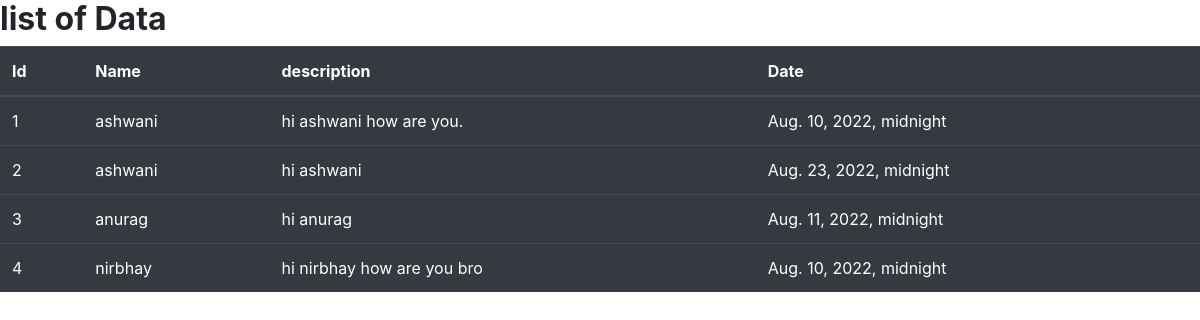
/home/, run on the app's committed database.
### my_app/models.py (models this page shows, shortened)
class Student(models.Model):
    name = models.CharField(max_length=10)
    description =models.TextField()
    date =models.DateTimeField()
    PRIORITY_CHOICES = (
        ("High","High"),
        ("Medium","Medium"),
        ("Low","Low")
    )
    priority =models.CharField(
        max_length=10,
        choices=PRIORITY_CHOICES,
        default=name
    )

### my_app/views.py (the view)
# urls.py: path('home/', views.home, name='home' ),
def home(request):
    response = Student.objects.all()
    return render(request,'home.html',{'response':response})

### my_app/templates/home.html (shortened to what this page needs)
<!DOCTYPE html>
<html lang="en">
<head>
    <link rel="stylesheet" href="https://cdn.jsdelivr.net/npm/bootstrap@4.4.1/dist/css/bootstrap.min.css">
</head>
<body>
   <h2><strong>list of  Data</strong></h2>
    <table class="table table-dark">
        <thead>
          <tr>
            <th scope="col">Id</th>
            <th scope="col">Name</th>
            <th scope="col">description</th>
            <th scope="col">Date</th>
          </tr>
        </thead>
        <tbody>
          <tr>
            {% for i in response %}
            <td>{{i.id}}</td>
            <td>{{i.name}}</td>
            <td>{{i.description}}</td>
            <td>{{i.date}}</td>
          </tr>
          {% endfor %}
        </tbody>
      </table>
</body>
</html>

### data on the page
Student: id "1", name "ashwani", description "hi ashwani how are you.", date "Aug. 10, 2022, midnight"
Student: id "2", name "ashwani", description "hi ashwani", date "Aug. 23, 2022, midnight"
Student: id "3", name "anurag", description "hi anurag", date "Aug. 11, 2022, midnight"
Student: id "4", name "nirbhay", description "hi nirbhay how are you bro", date "Aug. 10, 2022, midnight"
